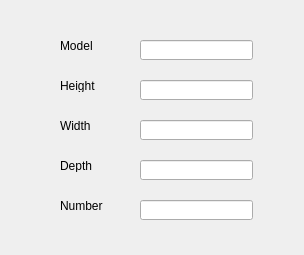
<?xml version="1.0" encoding="UTF-8"?>
<ui version="4.0">
 <class>Result</class>
 <widget class="QWidget" name="Result">
  <property name="geometry">
   <rect>
    <x>0</x>
    <y>0</y>
    <width>304</width>
    <height>255</height>
   </rect>
  </property>
  <property name="windowTitle">
   <string>Form</string>
  </property>
  <widget class="QLabel" name="label">
   <property name="geometry">
    <rect>
     <x>60</x>
     <y>40</y>
     <width>56</width>
     <height>12</height>
    </rect>
   </property>
   <property name="text">
    <string>Model</string>
   </property>
  </widget>
  <widget class="QLabel" name="label_2">
   <property name="geometry">
    <rect>
     <x>60</x>
     <y>80</y>
     <width>56</width>
     <height>12</height>
    </rect>
   </property>
   <property name="text">
    <string>Height</string>
   </property>
  </widget>
  <widget class="QLabel" name="label_3">
   <property name="geometry">
    <rect>
     <x>60</x>
     <y>120</y>
     <width>56</width>
     <height>12</height>
    </rect>
   </property>
   <property name="text">
    <string>Width</string>
   </property>
  </widget>
  <widget class="QLabel" name="label_4">
   <property name="geometry">
    <rect>
     <x>60</x>
     <y>160</y>
     <width>56</width>
     <height>12</height>
    </rect>
   </property>
   <property name="text">
    <string>Depth</string>
   </property>
  </widget>
  <widget class="QLabel" name="label_5">
   <property name="geometry">
    <rect>
     <x>60</x>
     <y>200</y>
     <width>56</width>
     <height>12</height>
    </rect>
   </property>
   <property name="text">
    <string>Number</string>
   </property>
  </widget>
  <widget class="QLineEdit" name="lineEdit">
   <property name="geometry">
    <rect>
     <x>140</x>
     <y>40</y>
     <width>113</width>
     <height>20</height>
    </rect>
   </property>
  </widget>
  <widget class="QLineEdit" name="lineEdit_2">
   <property name="geometry">
    <rect>
     <x>140</x>
     <y>80</y>
     <width>113</width>
     <height>20</height>
    </rect>
   </property>
  </widget>
  <widget class="QLineEdit" name="lineEdit_3">
   <property name="geometry">
    <rect>
     <x>140</x>
     <y>120</y>
     <width>113</width>
     <height>20</height>
    </rect>
   </property>
  </widget>
  <widget class="QLineEdit" name="lineEdit_4">
   <property name="geometry">
    <rect>
     <x>140</x>
     <y>160</y>
     <width>113</width>
     <height>20</height>
    </rect>
   </property>
  </widget>
  <widget class="QLineEdit" name="lineEdit_5">
   <property name="geometry">
    <rect>
     <x>140</x>
     <y>200</y>
     <width>113</width>
     <height>20</height>
    </rect>
   </property>
  </widget>
 </widget>
 <resources/>
 <connections/>
</ui>
